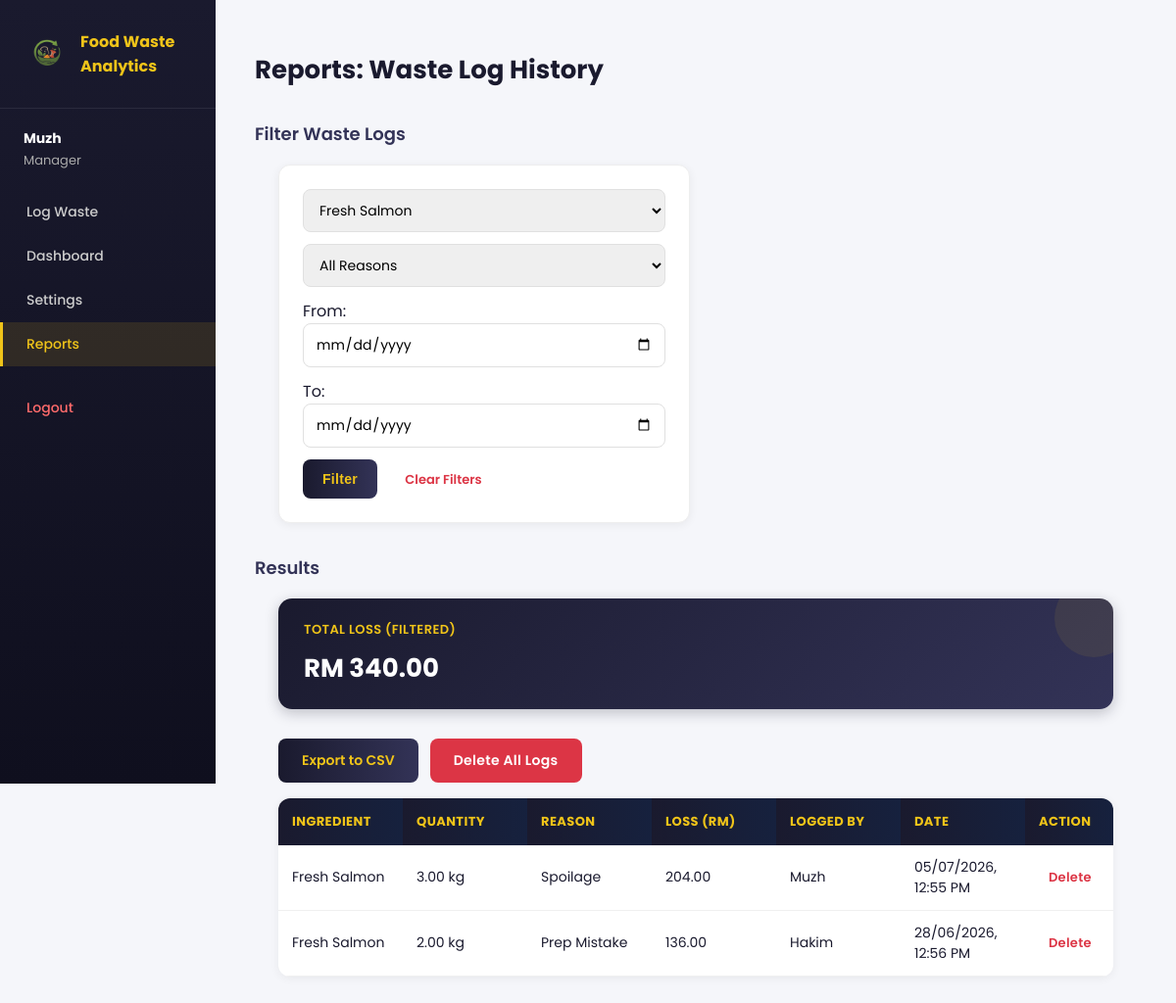
/FoodWasteTracker/reports.php?ingredient_id=30 (signed in), run on the app's committed database.
### tables this page shows
CREATE TABLE IF NOT EXISTS `waste_logs` (
  `log_id` int NOT NULL AUTO_INCREMENT,
  `user_id` int NOT NULL,
  `ingredient_id` int NOT NULL,
  `quantity` decimal(10,2) NOT NULL,
  `reason` enum('Expired','Overproduction','Spoilage','Prep Mistake','Other') NOT NULL,
  `financial_loss` decimal(10,2) NOT NULL,
  `logged_at` timestamp NULL DEFAULT CURRENT_TIMESTAMP,
  PRIMARY KEY (`log_id`),
  KEY `user_id` (`user_id`),
  KEY `ingredient_id` (`ingredient_id`)
);

CREATE TABLE IF NOT EXISTS `users` (
  `user_id` int NOT NULL AUTO_INCREMENT,
  `name` varchar(100) NOT NULL,
  `email` varchar(100) NOT NULL,
  `password` varchar(255) NOT NULL,
  `role` enum('staff','manager') NOT NULL,
  `created_at` timestamp NULL DEFAULT CURRENT_TIMESTAMP,
  PRIMARY KEY (`user_id`),
  UNIQUE KEY `email` (`email`)
);

### FoodWasteTracker/reports.php (the view, shortened to what this page needs)
<?php
include 'access_control.php';
$filter_ingredient = isset($_GET['ingredient_id']) ? $_GET['ingredient_id'] : "";
$filter_reason = isset($_GET['reason']) ? $_GET['reason'] : "";
$filter_from = isset($_GET['date_from']) ? $_GET['date_from'] : "";
$filter_to = isset($_GET['date_to']) ? $_GET['date_to'] : "";
$where = "1=1";
$params = [];
$types = "";
if ($filter_ingredient != "") {
    $where .= " AND waste_logs.ingredient_id = ?";
    $params[] = $filter_ingredient;
    $types .= "i";
}
$sql = "
    SELECT waste_logs.*,
           COALESCE(ingredients.name, 'Deleted Ingredient') AS ingredient_name,
           COALESCE(ingredients.unit, '') AS unit,
           users.name AS staff_name
    FROM waste_logs
    LEFT JOIN ingredients ON waste_logs.ingredient_id = ingredients.ingredient_id
    JOIN users ON waste_logs.user_id = users.user_id
    WHERE $where
    ORDER BY logged_at DESC
";
$stmt = mysqli_prepare($conn, $sql);
if (!empty($params)) {
    mysqli_stmt_bind_param($stmt, $types, ...$params);
}
mysqli_stmt_execute($stmt);
$logs = mysqli_stmt_get_result($stmt);
$grand_total = 0;
$log_rows = [];
while ($row = mysqli_fetch_assoc($logs)) {
    $grand_total += $row['financial_loss'];
    $log_rows[] = $row;
}
$has_results = count($log_rows) > 0;
$ingredients = mysqli_query($conn, "SELECT * FROM ingredients ORDER BY name ASC");
$export_query_string = http_build_query([
    'ingredient_id' => $filter_ingredient,
    'reason' => $filter_reason,
    'date_from' => $filter_from,
    'date_to' => $filter_to
]);
?>
<!DOCTYPE html>
<html>
<head>
    <link rel="stylesheet" href="style.css">
</head>
<body>
<div class="app-layout">
    <?php include 'sidebar.php'; ?>
    <div class="main-content">
        <h2>Reports: Waste Log History</h2>
        <h3>Filter Waste Logs</h3>
        <form method="GET">
            <select name="ingredient_id">
                <?php while ($row = mysqli_fetch_assoc($ingredients)) { ?>
                    <option value="<?php echo htmlspecialchars($row['ingredient_id']); ?>" <?php if ($filter_ingredient == $row['ingredient_id']) echo "selected"; ?>>
                        <?php echo htmlspecialchars($row['name']); ?>
                    </option>
                <?php } ?>
            </select>
            <select name="reason">
                <option value="">All Reasons</option>
            </select>
            From: <input type="date" name="date_from" value="<?php echo htmlspecialchars($filter_from); ?>">
            To: <input type="date" name="date_to" value="<?php echo htmlspecialchars($filter_to); ?>">
            <button type="submit">Filter</button>
            <a href="reports.php" class="clear-link">Clear Filters</a>
        </form>
        <h3>Results</h3>
        <?php if ($has_results) { ?>
        <div class="stat-cards">
            <div class="stat-card">
                <h4>Total Loss (Filtered)</h4>
                <p class="stat-number">RM <?php echo number_format($grand_total, 2); ?></p>
            </div>
        </div>
        <div style="padding: 0 24px; margin-bottom: 16px; display: flex; gap: 12px; align-items: center;">
            <a href="export_csv.php?<?php echo $export_query_string; ?>" class="empty-cta">Export to CSV</a>
            <form method="POST" class="delete-all-form" onsubmit="return confirm('This will permanently delete ALL waste logs, not just the filtered ones. This cannot be undone. Are you sure?')">
                <button type="submit" class="delete-all-btn">Delete All Logs</button>
            </form>
        </div>
        <table>
            <tr>
                <th>Ingredient</th>
                <th>Quantity</th>
                <th>Reason</th>
                <th>Loss (RM)</th>
                <th>Logged By</th>
                <th>Date</th>
                <th style="width: 90px;">Action</th>
            </tr>
            <?php foreach ($log_rows as $row) { ?>
            <tr>
                <td><?php echo htmlspecialchars($row['ingredient_name']); ?></td>
                <td><?php echo htmlspecialchars($row['quantity'] . " " . $row['unit']); ?></td>
                <td><?php echo htmlspecialchars($row['reason']); ?></td>
                <td><?php echo number_format($row['financial_loss'], 2); ?></td>
                <td><?php echo htmlspecialchars($row['staff_name']); ?></td>
                <td><?php echo date('d/m/Y, h:i A', strtotime($row['logged_at'])); ?></td>
                <td>
                    <form method="POST" class="delete-form" onsubmit="return confirm('Delete this waste log entry?')">
                        <button type="submit" class="delete-btn">Delete</button>
                    </form>
                </td>
            </tr>
            <?php } ?>
        </table>
        <?php } ?>
    </div>
</div>
</body>
</html>

### FoodWasteTracker/style.css (style rules this page uses)
* { box-sizing: border-box; }
body { font-family: 'Poppins', sans-serif; background-color: #f5f6fa; color: #1a1a2e; margin: 0; padding: 0; }
h2 { padding: 0 24px; font-weight: 700; font-size: 26px; color: #1a1a2e; }
h3 { padding: 0 24px; font-weight: 600; font-size: 18px; color: #333357; margin-top: 32px; }
h4 { margin: 0; }
p { padding: 0 24px; color: #555; }
form { background: #fff; padding: 24px; margin: 16px 24px 24px 24px; border-radius: 12px; max-width: 420px; box-shadow: 0 2px 10px rgba(0,0,0,0.06); border: 1px solid #eee; }
form input, form select { display: block; width: 100%; padding: 10px 12px; margin-bottom: 12px; border: 1.5px solid #e0e0e0; border-radius: 8px; box-sizing: border-box; font-family: 'Poppins', sans-serif; font-size: 14px; transition: border-color 0.2s; }
form button { background: linear-gradient(90deg, #1a1a2e, #333357); color: #f0c419; border: none; padding: 12px 20px; border-radius: 8px; cursor: pointer; font-weight: 600; font-size: 14px; letter-spacing: 0.3px; transition: transform 0.15s, box-shadow 0.15s; }
table { margin: 16px 24px 24px 24px; border-collapse: collapse; background: #fff; border-radius: 12px; overflow: hidden; box-shadow: 0 2px 10px rgba(0,0,0,0.06); width: calc(100% - 48px); table-layout: fixed; }
table th { background: linear-gradient(90deg, #1a1a2e, #16213e); color: #f0c419; padding: 14px; text-align: left; font-size: 13px; letter-spacing: 0.4px; text-transform: uppercase; }
table td { padding: 12px 14px; font-size: 14px; border-bottom: 1px solid #f0f0f0; word-wrap: break-word; }
.stat-cards { display: flex; gap: 16px; margin: 16px 24px 30px 24px; flex-wrap: wrap; }
.stat-card { background: linear-gradient(135deg, #1a1a2e, #333357); color: #fff; padding: 22px 26px; border-radius: 14px; min-width: 180px; flex: 1; box-shadow: 0 4px 14px rgba(26,26,46,0.25); position: relative; overflow: hidden; }
.stat-card::after { content: ''; position: absolute; top: -20px; right: -20px; width: 80px; height: 80px; background: rgba(240,196,25,0.08); border-radius: 50%; }
.stat-card h4 { color: #f0c419; font-size: 13px; font-weight: 600; letter-spacing: 0.4px; text-transform: uppercase; margin-bottom: 10px; }
.stat-number { font-size: 26px; font-weight: 700; margin: 0; color: #ffffff; }
.clear-link { display: inline-block; margin: 8px 0 0 24px; color: #dc3545; font-weight: 600; font-size: 13px; text-decoration: none; }
.app-layout { display: flex; min-height: 100vh; }
.main-content { flex: 1; padding: 30px 40px; background: #f5f6fa; }
.main-content h2, .main-content p, .main-content h3 { padding: 0; }
.empty-cta { display: inline-block; background: linear-gradient(90deg, #1a1a2e, #333357); color: #f0c419; padding: 12px 24px; border-radius: 8px; text-decoration: none; font-weight: 600; font-size: 14px; }
.delete-form { display: inline-block; margin: 0; padding: 0; background: none; box-shadow: none; border: none; }
.delete-btn { -webkit-appearance: none; -moz-appearance: none; appearance: none; background: none !important; border: none !important; padding: 6px 10px !important; margin: 0 !important; color: #dc3545 !important; text-decoration: none; font-weight: 600; font-size: 13px; cursor: pointer; font-family: 'Poppins', sans-serif; box-shadow: none !important; border-radius: 6px; white-space: nowrap; }
.delete-all-form { display: inline-block; margin: 0; padding: 0; background: none; box-shadow: none; border: none; max-width: none; }
.delete-all-btn { background: #dc3545; color: #fff; border: none; padding: 12px 24px; border-radius: 8px; font-weight: 600; font-size: 14px; cursor: pointer; font-family: 'Poppins', sans-serif; transition: transform 0.15s, box-shadow 0.15s; }

### data on the page
waste_logs: ingredient_name "Fresh Salmon", unit "3.00 kg", reason "Spoilage", financial_loss "204.00", user.name "Muzh", logged_at "05/07/2026, 12:55 PM"
waste_logs: ingredient_name "Fresh Salmon", unit "2.00 kg", reason "Prep Mistake", financial_loss "136.00", user.name "Hakim", logged_at "28/06/2026, 12:56 PM"

### other printed values
$_SESSION['name'] "Muzh"
$_SESSION['role'] "Manager"
$grand_total "340.00"
form field ingredient_id "Fresh Salmon"
